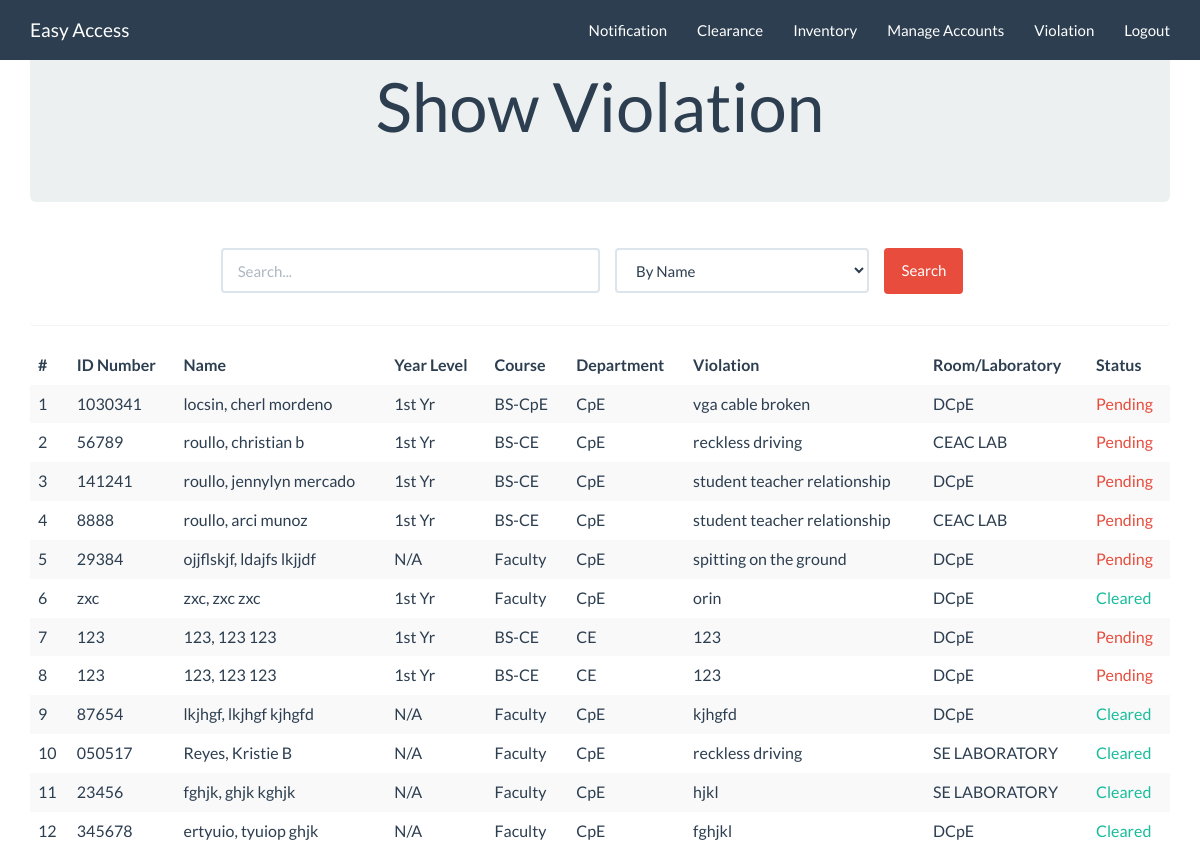
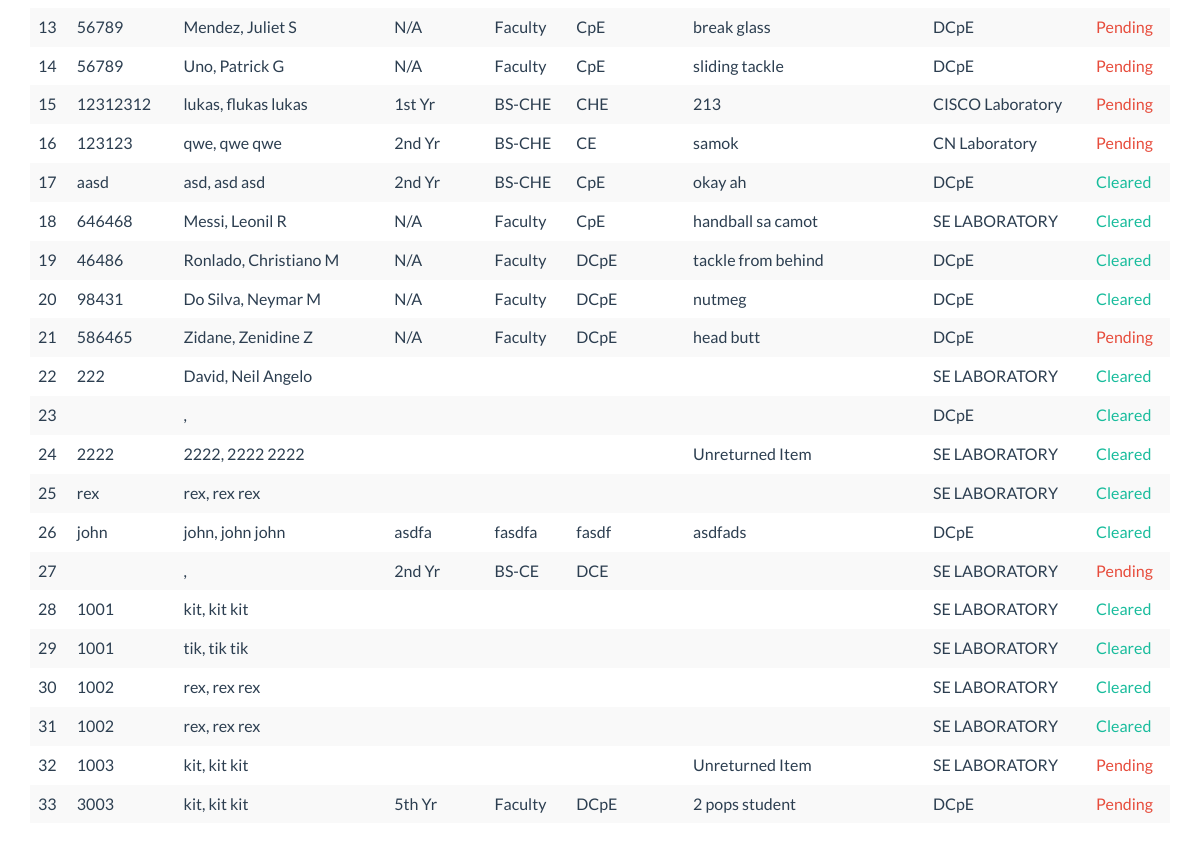
Before: /index.php/c_clear/viewall with the older database file (2 pictures, top to bottom).
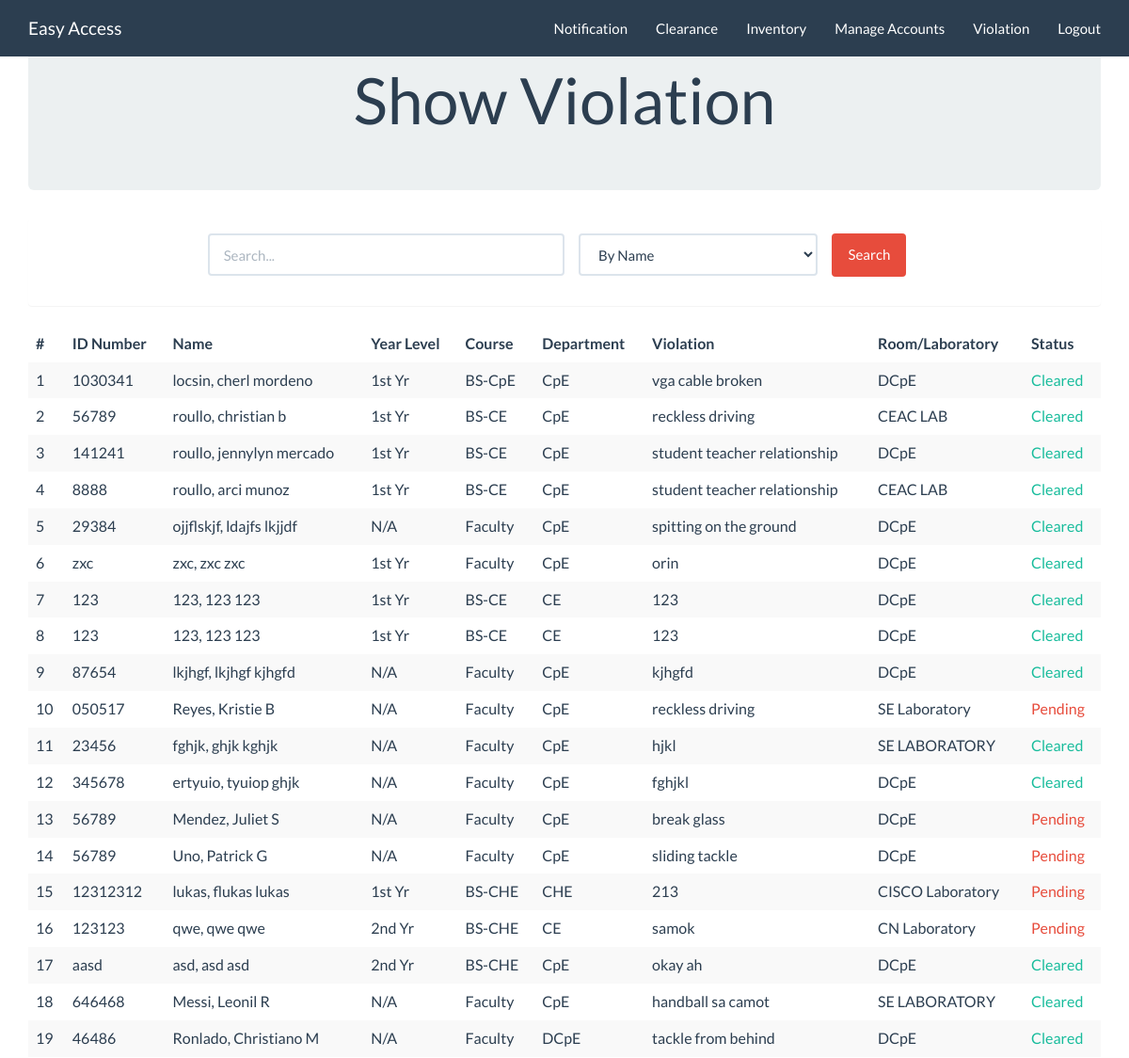
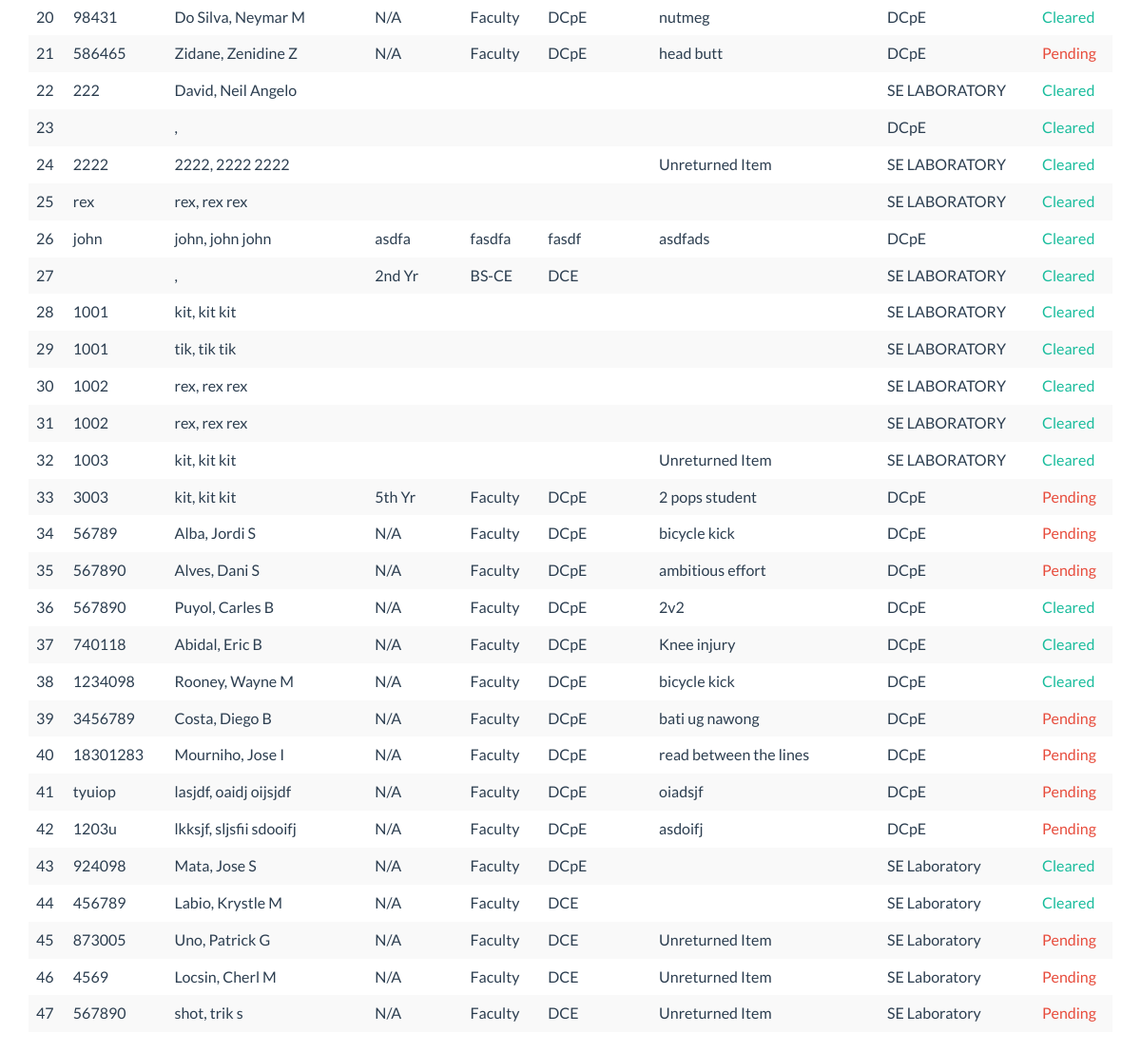
After: the same page with the newer database file (2 pictures, top to bottom).
### tables this page shows
CREATE TABLE `student` (
  `id` int(11) NOT NULL,
  `u_id` varchar(45) NOT NULL,
  `lastname` varchar(45) NOT NULL,
  `name` varchar(45) NOT NULL,
  `middlename` varchar(45) NOT NULL,
  `year` varchar(11) NOT NULL,
  `course` varchar(45) NOT NULL,
  `department` varchar(45) NOT NULL,
  `violation` varchar(45) NOT NULL,
  `laboratory` varchar(45) NOT NULL,
  `status` varchar(45) NOT NULL
);

### application/controllers/c_clear.php (called while the page is built, shortened)
<?php
class c_clear extends CI_Controller {
	public function __construct()
	 {
				$this->load->view('admin/head');
				$this->load->view('templates/header');
		}
	public function viewall()
	{
		$data['x'] = $this->clearancedb->showvio('');
		$this->load->view('clearance/v_viewall',$data);
	}
}
?>

### index.php (called while the page is built, shortened)
<?php
require_once BASEPATH.'core/CodeIgniter.php';

### application/models/clearancedb.php (called while the page is built, shortened)
<?php
class clearancedb extends CI_Model {
        public function showvio($status)
        {
          if($status=="")
              $query = $this->db->get('student');
          else
              $query = $this->db->get_where('student', array('status' => $status));
          $data = $query->result_array();
          return $data;
        }
}
?>

### application/views/clearance/v_viewall.php (the view)
<div class="container">
<div class="starter-template">
  <div class="jumbotron">
        <center><h1>Show Violation</h1>  </center>
    </div>
    <div class="panel">
        <div class="panel-body">
          <?php
          $attributes = array("class" => "form-horizontal", "role" => "form", "id" => "searchform", "name" => "searchform");
          echo form_open("", $attributes);?>
              <div class="form-group">
                  <div class="col-md-4 col-sm-offset-2" style="padding:0;">
                      <input class="form-control" id="name_search" name="name_search" placeholder="Search..." type="text" value="<?php echo set_value('name_search'); ?>" />
                  </div>
                  <div class="col-xs-3">
                            <?php
                              $data = array(
                                        'name'  => 'By Name',
                                        'u_id' => 'By ID number',
                                        'year'  => 'by Year Level',
                                        'course' => 'by Course',
                                        'department'  => 'by Department',
                                        'laboratory' => 'by Room/Laboratory',
                                        'status'  => 'by Status'
                              );
                              echo form_dropdown('searchBy',$data,set_value('searchBy'),'class="form-control"');
                            ?>
                  </div>
                  <div class="col-xs-2" style="padding:0;">
                    <input id="btn_search" name="btn_search" type="submit" class="btn btn-danger" value="Search"/>
                  </div>
              </div>
          <?php echo form_close(); ?>
          </div>
    </div>
          <?php if (!$x): ?>
              <h2 style="margin-top:50px;text-align:center">No Violations Found</h2>
          <?php else: ?>
            <div class="table-responsive">
              <table class="table table-striped">
                <thead>
                  <tr>
                    <th>#</th>
                    <th>ID Number</th>
                    <th>Name</th>
                    <th>Year Level</th>
                    <th>Course</th>
                    <th>Department</th>
                    <th>Violation</th>
                    <th>Room/Laboratory</th>
                    <th>Status</th>
                  </tr>
                </thead>
                <tbody>
                <?php
                $c=1;
                foreach ($x as $row) {
                  if($row['status']=="Cleared")
                    $txt = "success";
                  else
                    $txt = "danger";
                echo "<tr>
                    <td>".$c."</td>
                    <td>".$row['u_id']."</td>
                    <td>".$row['lastname'].","." ".$row['name']." ".$row['middlename']."</td>
                    <td>".$row['year']."</td>
                    <td>".$row['course']."</td>
                    <td>".$row['department']."</td>
                    <td>".$row['violation']."</td>
                    <td>".$row['laboratory']."</td>
                    <td class='text-".$txt."'>".$row['status']."</td>
                  </tr>";
                  $c++;
                  }?>
                </tbody>
              </table>
            </div>
          <?php endif ?>
   </div>
</div>

### application/views/admin/head.php (shortened to what this page needs)
<body id="page-top" class="index">
    <nav id="mainNav" class="navbar navbar-default navbar-fixed-top navbar-custom">
        <div class="container">
            <div class="navbar-header page-scroll">
                <?php echo anchor('account/index','Easy Access','class="navbar-brand"'); ?>
            </div>
            <div class="collapse navbar-collapse" id="bs-example-navbar-collapse-1">
                <ul class="nav navbar-nav navbar-right">
                    <?php if ($this->session->userdata['type']!="staff"): ?>
                        <li class="">
                          <a href="/easyaccess/index.php/c_clear/notifications"><span id="notif" class="badge" style="vertical-align:top;margin-right:5px;"></span> Notification</a></li>
                        <li class="dropdown">
                          <a>Clearance</a>
                        </li>
                    <?php endif; ?>
                    <li class="dropdown">
                        <?php echo anchor('item_admin/ItemSearch','Inventory')?>
                    </li>
                    <?php if ($this->session->userdata['type']!="staff"): ?>
                        <li class="dropdown">
                            <a>Manage Accounts</a>
                        </li>
                    <?php endif; ?>
                    <li class="dropdown">
                        <?php echo anchor('c_clear/sVio','Violation')?>
                    </li>
                    <li class="page-scroll">
                  <a data-toggle="modal" data-target="#myModal" href="#">Logout</a>
                    </li>
                </ul>
            </div>
        </div>
    </nav>

### application/views/templates/header.php (shortened to what this page needs)
<!DOCTYPE html>
<html lang="en">
<head>
  	<link rel="stylesheet" href="<?php echo base_url("assets/css/bootstrap.css"); ?>" >
	<link href="http://fontawesome.io/assets/font-awesome/css/font-awesome.css" rel="stylesheet" type="text/css">
</head>
<body>

Changed rows visible on the page:
changed student "locsin": status "Pending" → "Cleared"
changed student "christian": status "Pending" → "Cleared"
changed student "jennylyn": status "Pending" → "Cleared"
changed student "arci": status "Pending" → "Cleared"
changed student "ojjflskjf": status "Pending" → "Cleared"
changed student (number 7 of 47 on the later page): status "Pending" → "Cleared"
changed student (number 8 of 47 on the later page): status "Pending" → "Cleared"
changed student "Reyes": laboratory "SE LABORATORY" → "SE Laboratory"; status "Cleared" → "Pending"
changed student (number 27 of 47 on the later page): status "Pending" → "Cleared"
changed student (number 32 of 47 on the later page): status "Pending" → "Cleared"
added student: u "56789", lastname "Alba", name "Jordi", middlename "S", year "N/A", course "Faculty", department "DCpE", violation "bicycle kick", laboratory "DCpE", status "Pending"
added student: u "567890", lastname "Alves", name "Dani", middlename "S", year "N/A", course "Faculty", department "DCpE", violation "ambitious effort", laboratory "DCpE", status "Pending"
added student: u "567890", lastname "Puyol", name "Carles", middlename "B", year "N/A", course "Faculty", department "DCpE", violation "2v2", laboratory "DCpE", status "Cleared"
added student: u "740118", lastname "Abidal", name "Eric", middlename "B", year "N/A", course "Faculty", department "DCpE", violation "Knee injury", laboratory "DCpE", status "Cleared"
added student: u "1234098", lastname "Rooney", name "Wayne", middlename "M", year "N/A", course "Faculty", department "DCpE", violation "bicycle kick", laboratory "DCpE", status "Cleared"
added student: u "3456789", lastname "Costa", name "Diego", middlename "B", year "N/A", course "Faculty", department "DCpE", violation "bati ug nawong", laboratory "DCpE", status "Pending"
added student: u "18301283", lastname "Mourniho", name "Jose", middlename "I", year "N/A", course "Faculty", department "DCpE", violation "read between the lines", laboratory "DCpE", status "Pending"
added student: u "tyuiop", lastname "lasjdf", name "oaidj", middlename "oijsjdf", year "N/A", course "Faculty", department "DCpE", violation "oiadsjf", laboratory "DCpE", status "Pending"
added student: u "1203u", lastname "lkksjf", name "sljsfii", middlename "sdooifj", year "N/A", course "Faculty", department "DCpE", violation "asdoifj", laboratory "DCpE", status "Pending"
added student: u "924098", lastname "Mata", name "Jose", middlename "S", year "N/A", course "Faculty", department "DCpE", laboratory "SE Laboratory", status "Cleared"
added student: u "456789", lastname "Labio", name "Krystle", middlename "M", year "N/A", course "Faculty", department "DCE", laboratory "SE Laboratory", status "Cleared"
added student: u "873005", lastname "Uno", name "Patrick", middlename "G", year "N/A", course "Faculty", department "DCE", violation "Unreturned Item", laboratory "SE Laboratory", status "Pending"
added student: u "4569", lastname "Locsin", name "Cherl", middlename "M", year "N/A", course "Faculty", department "DCE", violation "Unreturned Item", laboratory "SE Laboratory", status "Pending"
added student: u "567890", lastname "shot", name "trik", middlename "s", year "N/A", course "Faculty", department "DCE", violation "Unreturned Item", laboratory "SE Laboratory", status "Pending"
